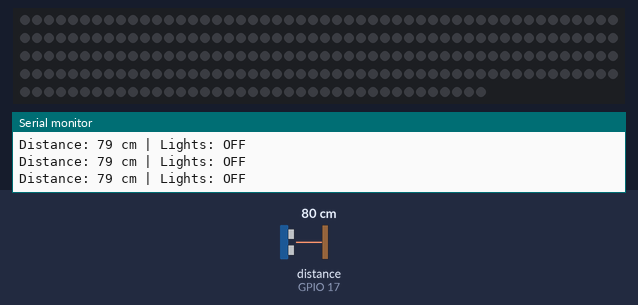
Recording of a program running on a simulated ESP32-S3. On the bench: 239 RGB LEDs in strip order, left to right, continuing on the next row, the last lines printed to the serial monitor. Wiring (inferred from the names in the program): ultrasonic range finder: trigger GPIO 18; echo GPIO 17. The test bench sets the inputs (shaded band); at power-on: distance to the obstacle (sensor on GPIO 17) 80 cm. The echo pulse lasts 58.3 µs per cm; dim RGB values are drawn brighter than linear.

Above: at 3.7 s.
3.8 s: distance to the obstacle (sensor on GPIO 17) set to 2 cm
At 4.27 s:
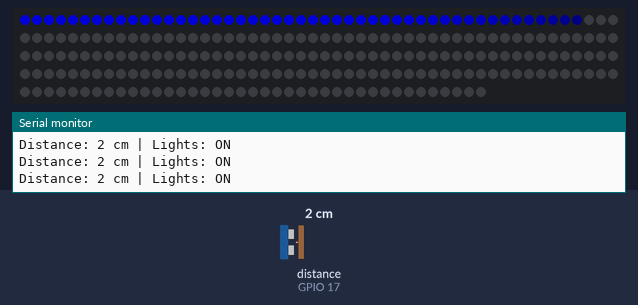
At 6.9 s:
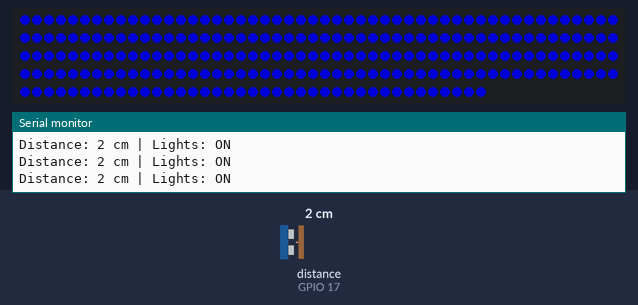
Timing chart, 0 to 8.4 s (numbered marks = the images above; inputs shaded):
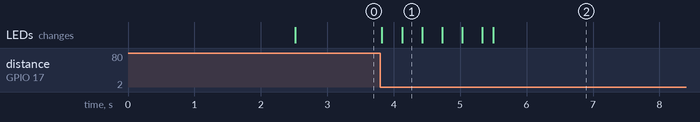

The program:

main.cpp
```cpp
#include <FastLED.h>

/* Data Pins and Configuration */

#define LED_Data_Pin 5
#define LED_Color_Order GRB
#define Ultrasonic_Trigger_Pin 18
#define Ultrasonic_Echo_Pin 17

/* Timings and Measurements */
#define Trigger_Distance 20 // The distance within the LED's will trigger when motion is detected.
#define LED_Hold_Time 5000  // The time the LED's will stay on after being triggered in Milliseconds

/* LED Strip Configuration */
#define LED_Count 239
#define LED_Max_Brightness 255
CRGB LED_Base_Color = CRGB::DarkBlue;
CRGB LED_Strip[LED_Count];

bool lightsOn = false;

unsigned long lastPing = 0;
const int pingInterval = 100; // ms between ultrasonic checks

unsigned long lastDetectionTime = 0;

/* Wipe Animation Configuration */
float wipeProgress = 0;           // current wave position, in LED units
const float wipeSpeed = 0.15;     // LEDs advanced per ms — lower = slower wipe
const float wipeFadeWidth = 15.0; // how many LEDs wide the soft fade edge is
unsigned long lastFrameTime = 0;

long readDistanceCM()
{
  digitalWrite(Ultrasonic_Trigger_Pin, LOW);
  delayMicroseconds(2);
  digitalWrite(Ultrasonic_Trigger_Pin, HIGH);
  delayMicroseconds(10);
  digitalWrite(Ultrasonic_Trigger_Pin, LOW);

  long duration = pulseIn(Ultrasonic_Echo_Pin, HIGH, 25000); // 25ms timeout ~4m max range
  if (duration == 0)
    return -1; // no echo / out of range

  return duration * 0.0343 / 2; // convert to cm
}

void setup()
{
  Serial.begin(115200);
  delay(2500);
  Serial.print("Booting ultrasonic presence LED controller...");

  pinMode(Ultrasonic_Trigger_Pin, OUTPUT);
  pinMode(Ultrasonic_Echo_Pin, INPUT);

  FastLED.addLeds<WS2812B, LED_Data_Pin, LED_Color_Order>(LED_Strip, LED_Count);
  FastLED.setBrightness(LED_Max_Brightness);
  FastLED.clear();
  FastLED.show();

  lastFrameTime = millis();
}

void loop()
{
  // --- Check distance periodically ---
  if (millis() - lastPing >= pingInterval)
  {
    lastPing = millis();
    long current_distance = readDistanceCM();

    bool presenceNow = (current_distance > 0 && current_distance < Trigger_Distance);

    if (presenceNow)
    {
      lastDetectionTime = millis();
      lightsOn = true;
    }
    else if (millis() - lastDetectionTime > LED_Hold_Time)
    {
      lightsOn = false;
    }

    Serial.print("Distance: ");
    Serial.print(current_distance);
    Serial.print(" cm | Lights: ");
    Serial.println(lightsOn ? "ON" : "OFF");
  }

  // --- Advance the wipe wave toward its target ---
  unsigned long now = millis();
  float deltaTime = now - lastFrameTime;
  lastFrameTime = now;

  float wipeTarget = lightsOn ? (LED_Count + wipeFadeWidth) : 0.0;

  if (wipeProgress < wipeTarget)
  {
    wipeProgress += wipeSpeed * deltaTime;
    if (wipeProgress > wipeTarget)
      wipeProgress = wipeTarget;
  }
  else if (wipeProgress > wipeTarget)
  {
    wipeProgress -= wipeSpeed * deltaTime;
    if (wipeProgress < wipeTarget)
      wipeProgress = wipeTarget;
  }

  // --- Render each LED based on wave position ---
  for (int i = 0; i < LED_Count; i++)
  {
    float localPosition = wipeProgress - i;
    uint8_t brightness = (uint8_t)constrain(
        (localPosition / wipeFadeWidth) * 255.0, 0, 255);

    LED_Strip[i] = LED_Base_Color;
    LED_Strip[i].nscale8_video(brightness);
  }

  FastLED.show();
}
```

Measured:
- after the input at 3.8 s, the LEDs: first change at once (image 1 shows a later state)
